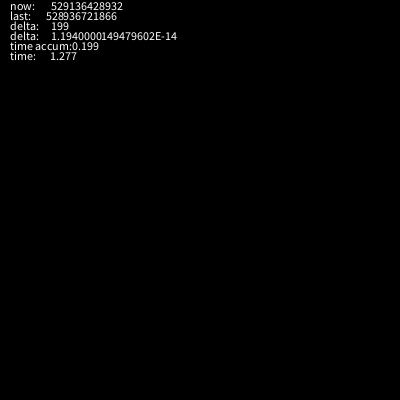
Frame 1 (no input)
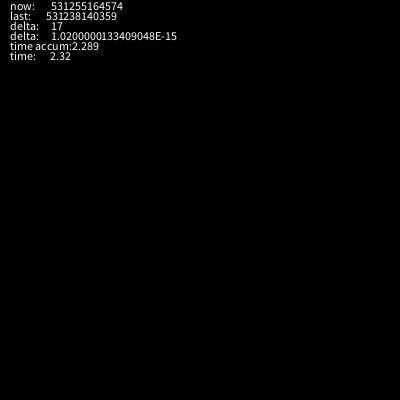
Frame 60 (the mouse pressed at the canvas centre just before this capture)
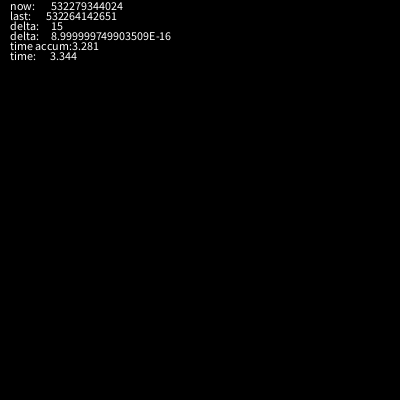
Frame 120 (the mouse held since frame 60 and released just before this capture)

The Processing sketch that drew these frames (run headless with seeded random() and noise(); from frame 60 on, the mouse is pressed at the canvas centre):

// Processing sketch: Circ_De_soleis
// ── Circ_De_soleis.pde
long time_last = System.nanoTime();
long time_now  = 0;
long time_delta = 0;
long time_last_fps_time = 0;
double delta = 0;
final double TARGET_FPS = 60;
final double TIME_FACTOR = 1000000000;
final double OPTIMAL_TIME = TIME_FACTOR / TARGET_FPS;


void setup(){
  size(400,400);
}


void draw() {
  background(0);
  time_now = System.nanoTime();
  time_delta = (time_now - time_last) / 1000000;
  delta = (float) (time_delta / OPTIMAL_TIME);
  
  time_last_fps_time += time_delta;
  
  if (time_last_fps_time >= TIME_FACTOR) {
    time_last_fps_time -= TIME_FACTOR;
  }
  
  
  text("now:       "+time_now, 10,10);
  text("last:      "+time_last, 10,20);
  text("delta:     "+time_delta, 10,30);
  text("delta:     "+(delta/TIME_FACTOR), 10,40);
  text("time accum:"+ (float)time_last_fps_time/1000.0, 10, 50);
  text("time:      " + (float)millis()/1000.0, 10, 60);
  
  time_last = time_now;
  
}

// ── Circ.pde
class Circ {
  Circ parent = null;
  Circ child;
  
  PVector pos;
  float angle = 0;
  float angleInc = 0;
  float freq = 0;
  
  Circ(Circ parent, float freq) {
    this.parent = parent;
    this.freq = freq;
  }
  
  Circ(float freq) {
    this.freq = freq;
    
  }
  
  void addChild(float freq) {
    if (child == null){
      child = new Circ(this,freq);
    } else {
      child.addChild(freq);
    }
  }
  
  
  void update(float deltaTime) {
    
    angle += angleInc;
    if (angle > TWO_PI) {
      angle -= TWO_PI;
    }
    
    
    
    
    if (child != null) {
      child.update(deltaTime);
    }
    
    
    
  }
  
  
}
